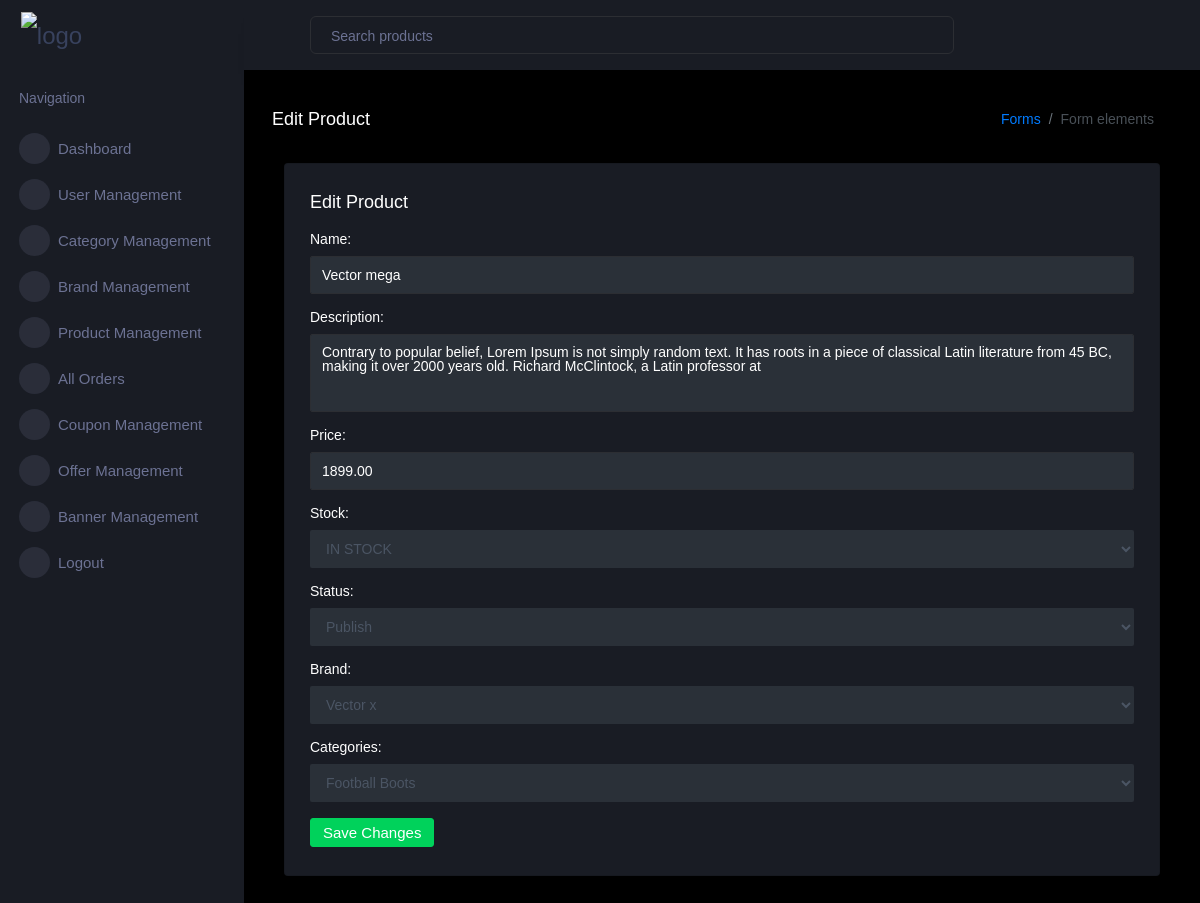
/admin_dash/edit_product/40/ (signed in), run on the app's committed database.
### admin_dash/models.py (models this page shows, shortened)
class Product(models.Model) :
    STOCK = ('IN STOCK','IN STOCK'),('OUT OF STOCK','OUT OF STOCK')
    STATUS = ('Publish','Publish'),('Draft','Draft')
    name = models.CharField( max_length=200, unique=True)
    price = models.DecimalField(max_digits=10, decimal_places=2)
    description = models.TextField(null=True, blank=True)
    stock = models.CharField(choices=STOCK,max_length=50)
    status = models.CharField(choices=STATUS,max_length=50)
    created_date = models.DateTimeField( default=timezone.now)
    categories = models.ForeignKey(Category,on_delete=models.CASCADE)
    is_available = models.BooleanField(default=True)
    brand = models.ForeignKey(Brand, on_delete=models.CASCADE)
    offer = models.ForeignKey(Offer, on_delete=models.SET_NULL, blank=True, null=True)

### admin_dash/views.py (the view)
# urls.py: path('edit_product/<int:product_id>/', views.edit_product, name='edit_product'),
@login_required(login_url='admin_log_in')
def edit_product(request, product_id):
    product = get_object_or_404(Product, id=product_id)
    form = ProductForm(instance=product)
    all_categories = Category.objects.all()
    brands = Brand.objects.all()
    offers = Offer.objects.filter(is_valid=True)
    context = {
        'form': form,
        'product': product,
        'all_categories': all_categories,
        'brands': brands,
        'offers': offers
    }
    return render(request, 'admin_dash/edit_product.html', context)

### admin_dash/forms.py
class ProductForm(forms.ModelForm):
    class Meta:
        model = Product
        fields = ['name', 'description', 'price', 'stock', 'status','categories', 'brand']
        widgets = {
        'name': forms.TextInput(attrs={'class': 'form-control', 'placeholder': 'Product name'}),
        'description': forms.Textarea(attrs={'class': 'form-control', 'rows': 4}),
        'price': forms.TextInput(attrs={'class': 'form-control', 'placeholder': 'Price'}),
        'stock': forms.Select(attrs={'class': 'form-control'}),
        'status': forms.Select(attrs={'class': 'form-control'}),
        'brand': forms.Select(attrs={'class': 'form-control'}),
        'categories': forms.Select(attrs={'class': 'form-control'}),
    }
    def __init__(self, *args, **kwargs):
        super(ProductForm, self).__init__(*args, **kwargs)
        self.fields['categories'].queryset  = Category.objects.filter(is_available=True)
        self.fields['brand'].queryset       = Brand.objects.filter(is_block=False)

### admin_dash/models.py (called while the page is built)
    def __str__(self) -> str:
        return self.name

    def __str__(self) -> str:
        return self.name

### cart/context_processors.py (called while the page is built)
def cart_count(request):
    cart_item_count = 0
    if request.user.is_authenticated:
        cart_item_count = Cart.objects.filter(user=request.user).count()
    return {'cart_item_count': cart_item_count}

def wishlist_count(request) :
    wishlist_item_count = 0
    if request.user.is_authenticated :
        wishlist_item_count = Wishlist.objects.filter(user=request.user).count()
    return {'wishlist_item_count': wishlist_item_count}

### templates/admin_dash/edit_product.html (shortened to what this page needs)
{% extends "admin_dash/dash.html" %}
{% load static %}
{% block content %}
<div class="main-panel">
  <div class="content-wrapper">
      <div class="page-header">
          <h3 class="page-title">Edit Product</h3>
          <nav aria-label="breadcrumb">
              <ol class="breadcrumb">
                  <li class="breadcrumb-item"><a href="#">Forms</a></li>
                  <li class="breadcrumb-item active" aria-current="page">Form elements</li>
              </ol>
          </nav>
      </div>
      <div class="col-md-12 grid-margin stretch-card">
          <div class="card">
              <div class="card-body">
                  <h4 class="card-title">Edit Product</h4>
                        <form class="forms-sample" method="POST" action="{% url 'update_product' product.id %}">
                        <div class="form-group">
                            {{ form.name.label_tag }}
                            {{ form.name }}
                        </div>
                        <div class="form-group">
                            {{ form.description.label_tag }}
                            {{ form.description }}
                        </div>
                        <div class="form-group">
                            {{ form.price.label_tag }}
                            {{ form.price }}
                        </div>
                        <div class="form-group">
                            {{ form.stock.label_tag }}
                            {{ form.stock }}
                        </div>
                        <div class="form-group">
                            {{ form.status.label_tag }}
                            {{ form.status }}
                        </div>
                        <div class="form-group">
                            {{ form.brand.label_tag }}
                            {{ form.brand }}
                        </div>
                        <div class="form-group">
                            {{ form.categories.label_tag }}
                            {{ form.categories }}
                        </div>
                        <button type="submit" class="btn btn-success">Save Changes</button>
                    </form>
              </div>
          </div>
      </div>
  </div>
</div>
{% endblock content %}

### data on the page
Product: name "Vector mega", description "Contrary to popular belief, Lorem Ipsum is not simply random text. It has roots in a piece of classical Latin literature from 45 BC, making it over 2000 years old. Richard McClintock, a Latin professor at", price "1899.00", stock "IN STOCK", status "Publish", brand "Vector x", categories "Football Boots"
